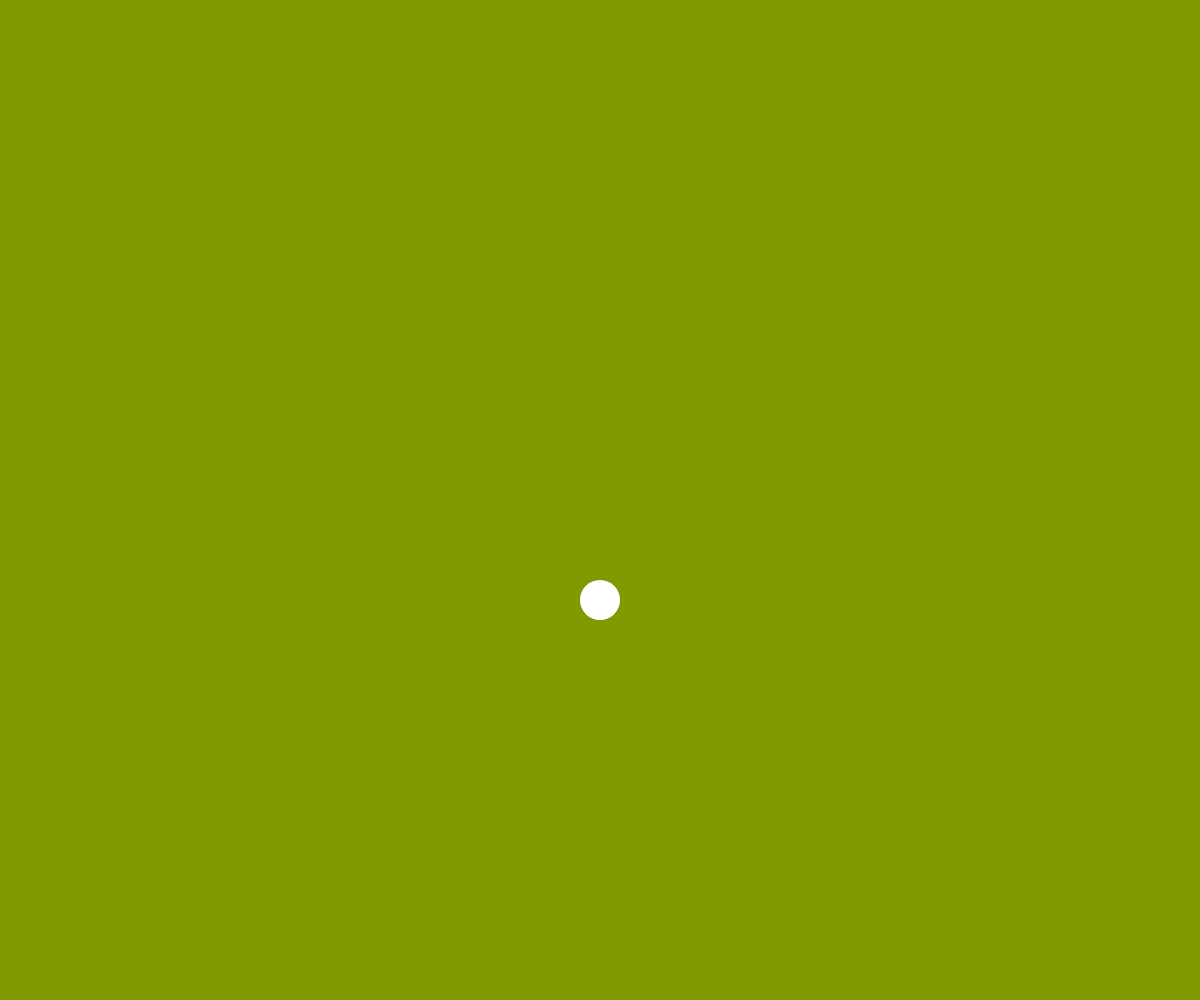
Frame 1 (no input)
Frame 60 (no input): identical to frame 1, image omitted
Frame 120 (the mouse pressed at the canvas centre since frame 60): identical to frame 1, image omitted

The p5.js sketch that drew this single still picture (run headless with seeded random() and noise() and a simulated clock; from frame 60 on, the mouse is pressed at the canvas centre):

// p5.js sketch
// ── sketch.js
const r = 20;

let x, y;

const keyHandler = {
	"87-38": () => y-=5,
	"83-40": () => y+=5,
	"65-37": () => x-=5,
	"68-39": () => x+=5,
};

function setup() {
	createCanvas(windowWidth, windowHeight);
	x = width / 2;
	y = width / 2;
	fill(255);
	noStroke();
}

function windowResized() {
	resizeCanvas(windowWidth, windowHeight);
}

function draw(){

	for(const _keys in keyHandler){
		const keys = _keys.split("-").map(x => parseInt(x));
		for(const key of keys)
			if(keyIsDown(key))
				keyHandler[_keys]()
	}

	background(
		map(x, r, width - r, 0, 255),
		map(y, r, height - r, 0, 255),
		0
	);

	x = Math.max(r, Math.min(width - r, x));
	y = Math.max(r, Math.min(height- r, y));

	ellipse(x, y, r*2);
}
